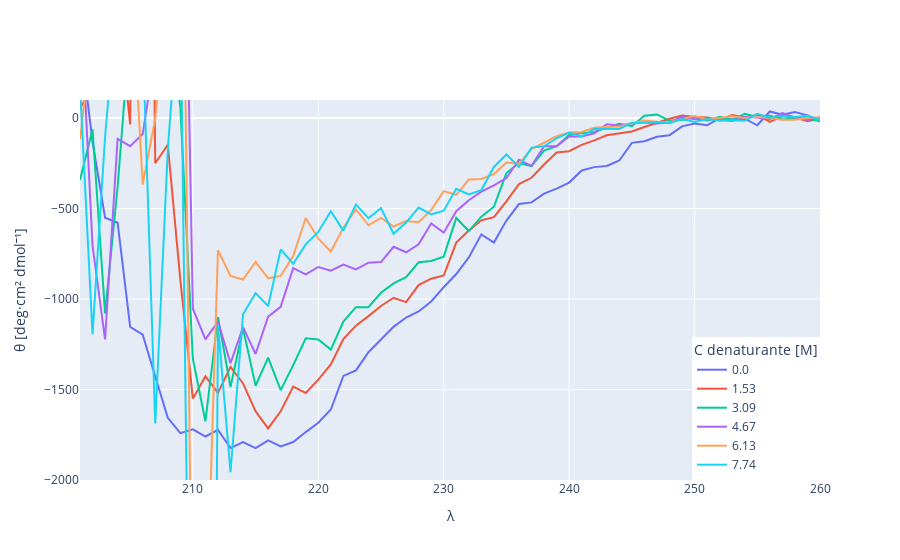

The code cell stored with this chart in its notebook:
### Markdown cell above
### APPAIO LE CODE

### Code cell
fig = go.Figure()

spettri = pd.DataFrame()

spettri['λ'] = spettriRAW['λ']

for i, conc in enumerate(['C0', 'C1', 'C2', 'C3', 'C4', 'C5']):
    λ = spettriRAW['λ']

    θ = spettriRAW[conc] * 100 / (concentrazioniBLG[i] * N * l)

    # APPAIO DELLE CODE
    mean = θ[λ > 250].mean()
    θ = θ - mean
    spettri[conc] = θ  # aggiorna la colonna

    fig.add_trace(go.Scatter(
        x=λ,
        y=θ,
        mode='lines',
        name=np.round(concentrazioni[i],2)
    ))

fig.update_layout(
    yaxis=dict(range=[-2000,100]),
    xaxis_title='λ',
    yaxis_title='θ [deg·cm² dmol⁻¹]',
    legend_title='C denaturante [M]',
    legend=dict(
        x=1,
        y=0,
        xanchor='right',
        yanchor='bottom'
    )
)
fig.show()
